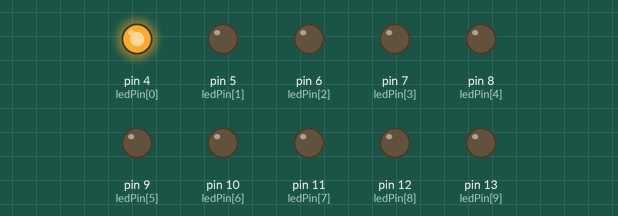
The sketch below on a simulated Arduino Uno, built with avr-gcc and run on an emulated ATmega328P. Parts: output pins drawn as LEDs (lit = HIGH).

Above: at 0.05 s.
At 1.55 s:
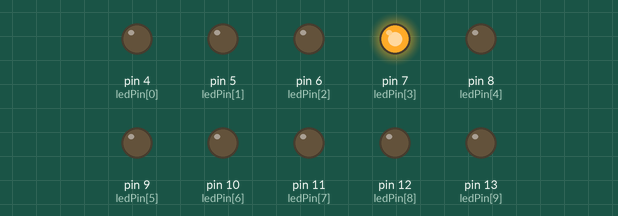
At 3.15 s:
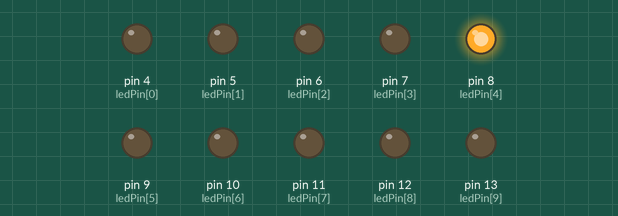
At 6.25 s:
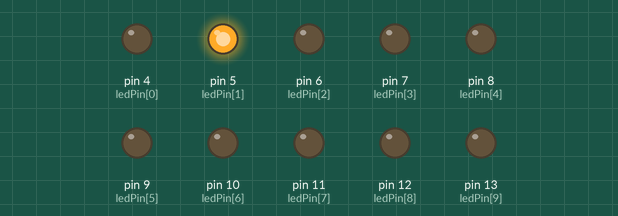
At 9.35 s:
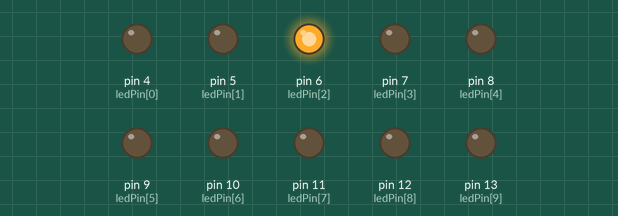
At 12.75 s:
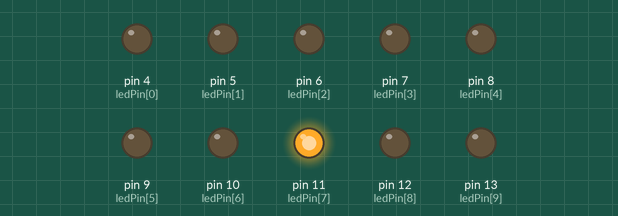
Timing chart, 0 to 13.1 s (numbered marks = the images above):
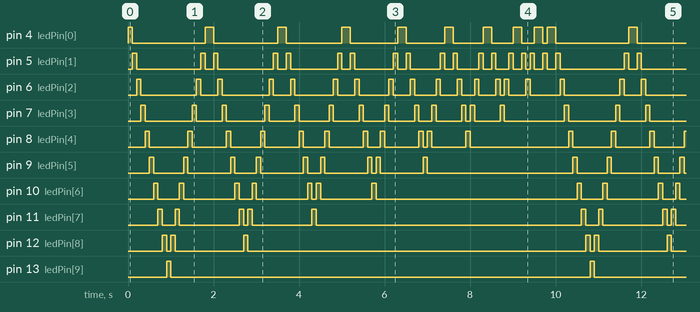

The sketch:

projeto_6_exercicio-2.ino
```cpp
const byte ledPin[] = {4, 5, 6, 7, 8, 9, 10, 11, 12, 13};
const int numLeds = sizeof(ledPin) / sizeof(ledPin[0]);

void setup() {
    for (int i = 0; i < numLeds; i++) {
        pinMode(ledPin[i], OUTPUT);
    }
}

void loop() {
    int alturaMax = numLeds - 1;
    while (alturaMax > 0) {
        quicar(alturaMax);
        alturaMax--;
    }
}

void quicar(int alturaMax) {
    int delayTempo = 100;

    for (int i = 0; i <= alturaMax; i++) {
        acenderLED(i);
        delay(delayTempo);
    }

    for (int i = alturaMax - 1; i >= 0; i--) {
        acenderLED(i);
        delay(delayTempo);
    }
}

void acenderLED(int indice) {
    for (int i = 0; i < numLeds; i++) {
        digitalWrite(ledPin[i], LOW);
    }
    digitalWrite(ledPin[indice], HIGH);
}
```

Measured:
- by itself, pin 5 (ledPin[1]), pin 6 (ledPin[2]), pin 7 (ledPin[3]), pin 8 (ledPin[4]): moves between LOW and HIGH, repeating every 9.9 s
- by itself, pin 12 (ledPin[8]): repeats every 9.9 s: LOW 0.10 s, HIGH 0.10 s, LOW 1.6 s, HIGH 0.10 s, LOW 7.9 s, HIGH 0.10 s
- by itself, pin 13 (ledPin[9]): alternates HIGH for 0.10 s and LOW for 9.8 s
- by itself, pin 11 (ledPin[7]): repeats every 9.9 s: LOW 0.30 s, HIGH 0.10 s, LOW 1.4 s, HIGH 0.10 s, LOW 0.10 s, HIGH 0.10 s, LOW 1.4 s, HIGH 0.10 s, LOW 6.2 s, HIGH 0.10 s
- by itself, pin 10 (ledPin[6]): repeats every 9.9 s: LOW 0.50 s, HIGH 0.10 s, LOW 1.2 s, HIGH 0.10 s, LOW 0.30 s, HIGH 0.10 s, LOW 1.2 s, HIGH 0.10 s, LOW 0.10 s, HIGH 0.10 s, LOW 1.2 s, HIGH 0.10 s, LOW 4.7 s, HIGH 0.10 s
